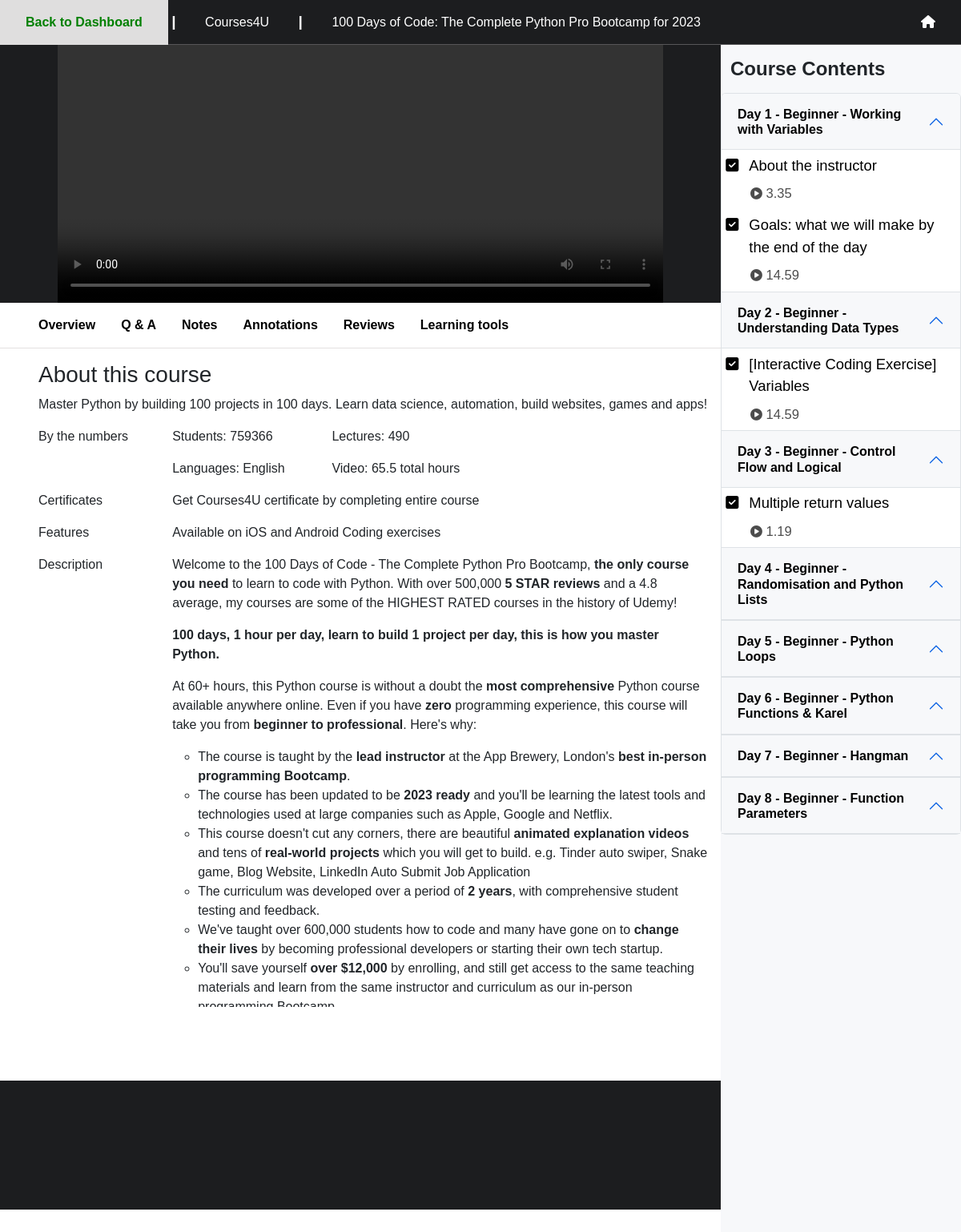
The app's page /teacher/course/preview.php?course_id=1 with its own data.
### tables this page shows
CREATE TABLE `course` (
  `course_id` int(11) NOT NULL,
  `course_name` varchar(150) DEFAULT NULL,
  `course_title` varchar(200) DEFAULT NULL,
  `course_target` text DEFAULT NULL,
  `course_description` longtext DEFAULT NULL,
  `course_img` varchar(100) DEFAULT NULL,
  `start_date` datetime DEFAULT current_timestamp(),
  `updated_date` datetime DEFAULT NULL ON UPDATE current_timestamp(),
  `language_id` char(10) NOT NULL,
  `user_id` int(11) NOT NULL,
  `sub_topic_id` int(11) DEFAULT NULL
);

CREATE TABLE `language` (
  `language_id` char(10) NOT NULL,
  `language_name` char(40) NOT NULL
);

CREATE TABLE `chapter` (
  `chapter_id` int(11) NOT NULL,
  `chapter_title` varchar(200) DEFAULT NULL,
  `course_id` int(11) NOT NULL
);

CREATE TABLE `lecture` (
  `lecture_id` int(11) NOT NULL,
  `lecture_title` varchar(200) DEFAULT NULL,
  `lecture_duration` float(4,2) DEFAULT NULL,
  `lecture_video` varchar(150) DEFAULT NULL,
  `chapter_id` int(11) DEFAULT NULL,
  `assignment` varchar(255) DEFAULT NULL
);

### config.php (called while the page is built, shortened)
<?php
function abs_url($path)
{
    return 'http://' . $_SERVER['SERVER_NAME'] . ':' . $_SERVER['SERVER_PORT'] . '/HUMG_A1_EXAM/coures4u/' . $path;
}
?>

### db/db_helper.php (called while the page is built, shortened)
<?php
    function executeResult($sql, $onlyOne = false) {
        require "db_connect.php";
        mysqli_set_charset($conn, 'utf8');
        $result = $conn->query($sql);
        if ($onlyOne) {
            $data = $result->fetch_assoc();
        } else {
            $data = [];
            if ($result->num_rows > 0) {
                while ($row = $result->fetch_assoc()) {
                    $data[] = $row;
                }
            }
        }
        return $data;
    }
?>

### teacher/course/preview.php (the view, shortened to what this page needs)
<?php
require "C:/xampp/htdocs/HUMG_A1_EXAM/coures4u/config.php";
require abs_path('db/db_helper.php');
?>
<!DOCTYPE html>
<html lang="en">
<head>
    <link href="https://cdn.jsdelivr.net/npm/bootstrap@5.2.1/dist/css/bootstrap.min.css" rel="stylesheet">
    <link href="https://getbootstrap.com/docs/5.2/assets/css/docs.css" rel="stylesheet">
    <link rel="stylesheet" href="https://cdnjs.cloudflare.com/ajax/libs/font-awesome/5.15.4/css/all.min.css" />
    <link rel="stylesheet" href=<?= abs_url('assets/css/learning_page/learning_page.css') ?>>
    <?php
    $course_id = $_GET['course_id'];
    $sql = "SELECT * FROM course, language WHERE course_id = $course_id AND language.language_id = course.language_id";
    $current_course = executeResult($sql, $onlyOne = true);
    ?>
</head>
<body>
    <div class="learning_interface--layout">
        <nav class="fixed-top top-0 end-0">
            <div class="nav__elements--pc">
                <div>
                    <a href=<?= abs_url('teacher/course/my_course.php') ?> style="color: green !important; font-weight: bold !important">Back to Dashboard</a>
                    <label class="nav_logo--vline"> | </label>
                    <a href="#">Courses4U</a>
                    <label class="nav_logo--vline"> | </label>
                    <a href="#"><?= $current_course['course_name'] ?></a>
                </div>
                <div>
                    <a href="#"><i class="fa-solid fa-house"></i></a>
                </div>
            </div>
                                    <?php
                                    $sql = "SELECT * FROM chapter WHERE course_id = $course_id";
                                    $chapters = executeResult($sql);
                                    foreach ($chapters as $chapter) {
                                        $count += 1; ?>
                                                    <?php
                                                    $sql = "SELECT * FROM lecture WHERE chapter_id = $chapter[chapter_id]";
                                                    $lectures = executeResult($sql);
                                                    ?>
                                    <?php } ?>
        </nav>
        <div class="body-wrapper">
            <div class="body-wrapper__video">
                <video controls>
                    <?php
                    if (isset($_GET['lecture_id'])) {
                        $video_lecture_id = $_GET['lecture_id'];
                        $sql = "SELECT lecture_video FROM lecture WHERE lecture_id = $video_lecture_id";
                        $video = executeResult($sql, $onlyOne = true)['lecture_video'];
                    ?>
                        <source src="<?= abs_url('assets/video/lecture/' . $video); ?>" type="video/mp4">
                    <?php } else {
                        $sql = "SELECT lecture_video FROM lecture LIMIT 1";
                        $video = executeResult($sql, $onlyOne = true)['lecture_video'];
                    ?>
                        <source src="<?= abs_url('assets/video/lecture/' . $video); ?>" type="video/mp4">
                    <?php } ?>
                </video>
            </div>
            <div class="course-summary">
                <div class="course-summary__linkbar">
                    <ul>
                        <li><a href=""><b>Overview</b></a></li>
                        <li><a href=""><b>Q & A</b></a></li>
                        <li><a href=""><b>Notes</b></a></li>
                        <li><a href=""><b>Annotations</b></a></li>
                        <li><a href=""><b>Reviews</b></a></li>
                        <li><a href=""><b>Learning tools</b></a></li>
                    </ul>
                </div>
                <div class="course-summary__overview">
                    <ul>
                        <li class="overview__title" style="list-style-type: none;">
                            <h3>About this course</h3>
                            <p><?= $current_course['course_title'] ?></p>
                        </li>
                        <li class="overview__byTheNumbers">
                            <p>By the numbers</p>
                            <div>
                                <p>Students: 759366</p>
                                <p>Languages: <?= $current_course['language_name'] ?></p>
                            </div>
                            <div style="margin-left: 2em;">
                                <p>Lectures: 490</p>
                                <p>Video: 65.5 total hours</p>
                            </div>
                        </li>
                        <li class="overview__Certificates">
                            <p>Certificates</p>
                            <p>Get Courses4U certificate by completing entire course</p>
                        </li>
                        <li class="overview__Features">
                            <p>Features</p>
                            <p>Available on iOS and Android
                                Coding exercises</p>
                        </li>
                        <li class="overview__Description" style="border: none !important;">
                            <p>Description</p>
                            <span>
                                <?= $current_course['course_description'] ?>
                            </span>
                        </li>
                    </ul>
                </div>
            </div>
        </div>
        <footer>
        </footer>
    </div>
    <div class="sidebar-accordion sidebar-accordion--pc" style="background-color: #f7f8fa">
        <div class="courses-container accordion" id="accordionExample">
            <div class="sidebar-accordion__title">
                Course Contents
            </div>
            <form action="" method="GET">
                <?php
                $sql = "SELECT * FROM chapter WHERE course_id = $course_id";
                $chapters = executeResult($sql);
                $count = 0;
                foreach ($chapters as $chapter) {
                    $count += 1; ?>
                    <div class="accordion-item">
                        <div class="accordion-item__tittle">
                            <h2 class="accordion-header" id="<?= 'heading' . $count ?>">
                                <button class="accordion-button" type="button" data-bs-toggle="collapse" data-bs-target="#<?= 'collapse' . $count ?>" aria-expanded="true" aria-controls="<?= 'collapse' . $count ?>" style="background-color: #f7f8fa;">
                                    <strong><?= $chapter['chapter_title'] ?></strong>
                                </button>
                            </h2>
                        </div>
                        <div id="<?= 'collapse' . $count ?>" class="accordion-collapse collapse show" aria-labelledby="<?= 'heading' . $count ?>" data-bs-parent="#accordionExample">
                            <div class="courses-content">
                                <?php
                                $sql = "SELECT * FROM lecture WHERE chapter_id = $chapter[chapter_id]";
                                $lectures = executeResult($sql);
                                foreach ($lectures as $lecture) {
                                ?>
                                    <div>
                                        <a href=<?= abs_url('teacher/course/preview.php?course_id=' . $course_id . '&lecture_id=' . $lecture['lecture_id']) ?>>
                                            <div class="courses-content__items--wrapper">
                                                <div>
                                                    <i class="fa-solid fa-square-check"></i>
                                                </div>
                                                <div style="word-wrap: break-word;">
                                                    <?= $lecture['lecture_title'] ?><br>
                                                    <div style="margin-top: 0.5em; color: rgba(0, 0, 0, 0.7); font-size: 0.9em !important">
                                                        <i class="fa-solid fa-circle-play" style="font-size: 0.9em !important"></i> <?= $lecture['lecture_duration'] ?>
                                                    </div>
                                                </div>
                                            </div>
                                        </a>
                                    </div>
                                <?php } ?>
                            </div>
                        </div>
                    </div>
                <?php } ?>
            </form>
        </div>
    </div>
</body>
</html>

### assets/css/learning_page/learning_page.css (style rules this page uses)
* { font-family: SFProText-Regular, Helvetica, Arial, sans-serif; }
:root { --selection-bg-color: #00d4ff; --selection-text-color: white; --bg-color: #1c1d1f; --border-line-color: rgba(222, 217, 217, 0.3); --border-line-color-bold: rgba(222, 217, 217, 0.8); }
.learning_interface--layout { width: 100%; display: grid; grid-template-rows: auto auto auto; margin: 0; }
.nav__elements--pc, .nav__elements--mb { width: 100%; height: 3.5em; background-color: var(--bg-color); border-bottom: 0.0625em solid var(--border-line-color); display: flex; flex-wrap: nowrap; justify-content: space-between; align-items: center; box-sizing: border-box; }
.nav_logo--vline { font-weight: bold; font-size: 1.2em; line-height: 100%; color: white; }
.nav__elements--pc div>a, .nav__elements--mb>a { display: inline-block; text-decoration: none; }
.nav__elements--pc div a, .nav__elements--mb a, .nav_btn { color: #fff; padding: 1em 2em; }
.body-wrapper { display: grid; grid-template-rows: auto auto; box-sizing: border-box; }
.body-wrapper__video { background-color: var(--bg-color); width: 100%; object-fit: fill; }
.body-wrapper__video video { width: 100%; display: block; }
.course-summary { margin: 0; display: grid; grid-template-rows: auto auto; box-sizing: border-box; }
.course-summary__linkbar { width: 100%; border-bottom: 1px solid var(--border-line-color-bold); }
.course-summary__linkbar ul { display: flex; justify-content: flex-start; list-style-type: none; align-items: center; height: 100%; margin: 0; }
.course-summary__linkbar ul li { margin: 0; height: 100%; text-align: center; display: block; padding: 1em; }
.course-summary__linkbar ul a { text-decoration: none; color: black; height: 100%; margin: auto; }
.course-summary__overview { width: 100%; overflow-y: scroll; scroll-behavior: smooth; padding: 1em; }
.overview__byTheNumbers { display: grid; grid-template-columns: 2fr 2fr 6fr; }
.overview__Certificates, .overview__Features, .overview__Description { display: grid; grid-template-columns: 2fr 8fr; }
footer { width: 100%; background-color: var(--bg-color); color: white; min-height: 10.1em; margin: 0; }
.sidebar-accordion { height: 100%; overflow-y: auto; scroll-behavior: smooth; }
.sidebar-accordion__title { padding: 0.5em; font-size: 1.5em; font-weight: bolder; }
.accordion-button:not(.collapsed) { color: black; }
.courses-content { display: flex; flex-direction: column; justify-content: space-between; }
.courses-content div { padding: 0.1em; }
.courses-content div>a { text-decoration: none; display: block; color: black; }
.courses-content__items--wrapper { display: grid; grid-template-columns: 5% 90%; column-gap: 5%; font-size: 1.15em; }
@media (min-width: 62em) { .body-wrapper__video { border-right: 4.5em solid var(--bg-color); border-left: 4.5em solid var(--bg-color); } }
@media (min-width: 62em) { .body-wrapper { width: 75%; } }
@media (min-width: 62em) { .course-summary__overview { height: 90% } }
@media (min-width: 62em) { .sidebar-accordion { width: 25%; position: fixed; right: 0; top: 3.5em; z-index: 1; } }
@media (min-width: 62em) { footer { width: 75%; } }

### records on screen
course: course_name "100 Days of Code: The Complete Python Pro Bootcamp for 2023", course_title "Master Python by building 100 projects in 100 days. Learn data science, automation, build websites, games and apps!", language.language_name "English", course_description "Welcome to the 100 Days of Code - The Complete Python Pro Bootcamp, the only course you need to learn to code with Python. With over 500,000 5 STAR reviews and a 4.8 average, my courses are some of the HIGHEST RATED courses in the history of Udemy! 100 days, 1 hour per day, learn to build 1 project per day, this is how you master Python. At 60+ hours, this Python course is without a doubt the most comprehensive Python course available anywhere online. Even if you have zero programming experience, this course will take you from beginner to professional . Here's why: The course is taught by the lead instructor at the App Brewery, London's best in-person programming Bootcamp . The course has…"
chapter: chapter_title "Day 1 - Beginner - Working with Variables"
lecture: lecture_title "About the instructor", lecture_duration "3.35"
lecture: lecture_title "Goals: what we will make by the end of the day", lecture_duration "14.59"
chapter: chapter_title "Day 2 - Beginner - Understanding Data Types"
lecture: lecture_title "[Interactive Coding Exercise] Variables", lecture_duration "14.59"
chapter: chapter_title "Day 3 - Beginner - Control Flow and Logical"
lecture: lecture_title "Multiple return values", lecture_duration "1.19"
chapter: chapter_title "Day 4 - Beginner - Randomisation and Python Lists"
chapter: chapter_title "Day 5 - Beginner - Python Loops"
chapter: chapter_title "Day 6 - Beginner - Python Functions & Karel"
chapter: chapter_title "Day 7 - Beginner - Hangman"
chapter: chapter_title "Day 8 - Beginner - Function Parameters"
